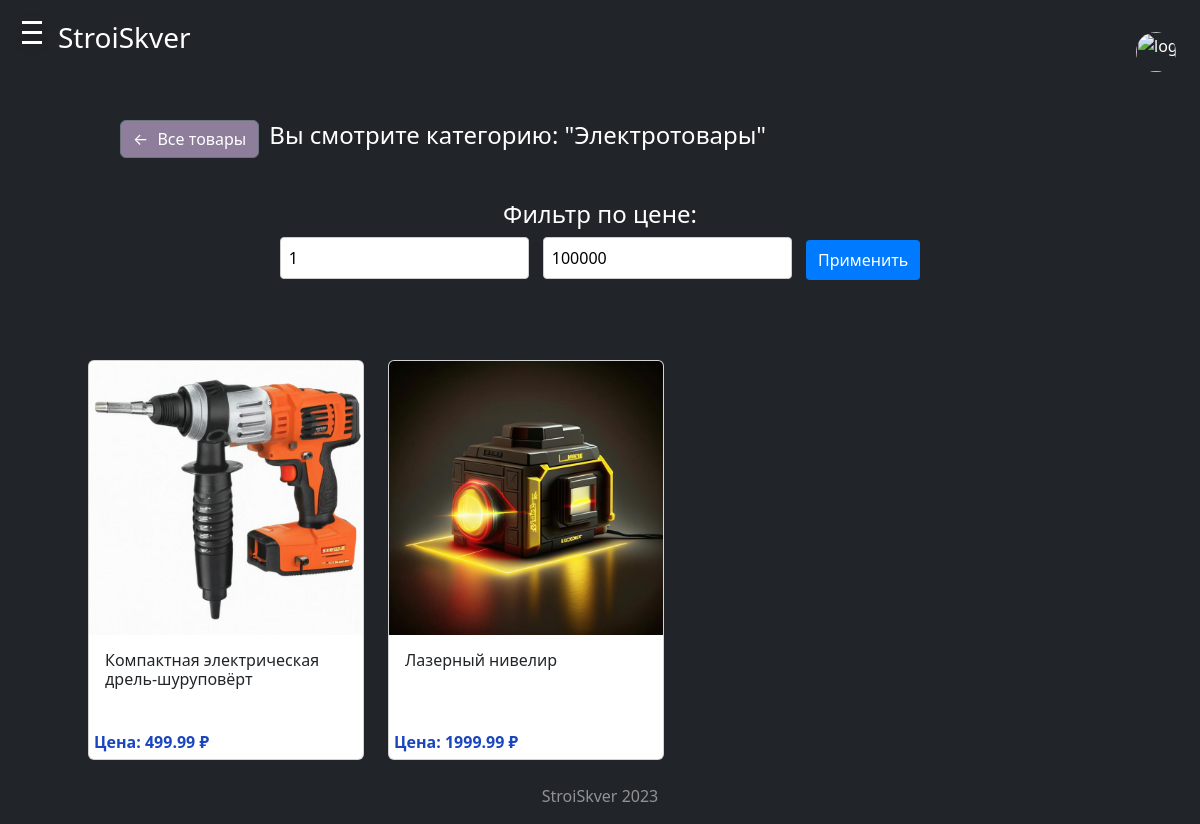
/buildingmaterials/pagematerials/electricalgoods/filter/ (signed in), run on the app's committed database.
### Buildingmaterials/models.py (models this page shows, shortened)
class Category(models.Model):
    name = models.CharField(max_length=200, db_index=True, primary_key=True)
    slug = models.SlugField(max_length=200, db_index=True, unique=True)
    class Meta:
        ordering = ('name',)
        verbose_name = 'Категория'
        verbose_name_plural = 'Категории'

class Product(models.Model):
    id = models.AutoField(primary_key=True)
    category = models.ForeignKey(Category, related_name='products', on_delete=models.CASCADE)
    name = models.CharField(max_length=200, db_index=True)
    slug = models.SlugField(max_length=200, db_index=True)
    image = models.ImageField(upload_to='images/', blank=True)
    description = models.TextField(blank=True)
    price = models.DecimalField(max_digits=10, decimal_places=2)
    class Meta:
        ordering = ('name',)
        index_together = (('id', 'slug'),)
    def get_absolute_url (self):
        return reverse ('product_detail',
                        args=[self.id, self.slug])

### Buildingmaterials/views.py (the view)
# urls.py: path('pagematerials/<slug:category_slug>/filter/', views.category_products_filter, name='category_products_filter'),
def category_products_filter(request, category_slug):
    category = get_object_or_404(Category, slug=category_slug)
    min_price = request.GET.get('min_price')
    max_price = request.GET.get('max_price')
    categories = Category.objects.all()
    products = Product.objects.filter(category=category)
    if min_price and max_price:
        products = products.filter(price__gte=min_price, price__lte=max_price)
    return render(request, 'category_products_filter.html', {'products': products, 'category': category, 'categories': categories})

### Buildingmaterials/templates/Buildingmaterials/category_products_filter.html (shortened to what this page needs)
{% extends 'Core/base.html' %}
{%block content%}
<div>
  <div class="header-container">
    <a href="{% url 'materials' %}" class="btn btn-secondary" style="background-color: #8e7e9b;">
      <span class="arrow">&larr;</span> Все товары
    </a>
    <h4 class="category-heading">Вы смотрите категорию: "{{ category.name }}"</h4>
  </div>
  <div class="filter-container" style="padding-top: 120px">
    <h4 class="filter-title">Фильтр по цене:</h4>
    <form action="{% url 'category_products_filter' category_slug=category.slug %}" method="get" class="filter-form">
      <input type="number" name="min_price" placeholder="Мин. цена" value="1" class="filter-input">
      <input type="number" name="max_price" placeholder="Макс. цена" value="100000" class="filter-input">
      <button type="submit" class="btn btn-primary filter-button">Применить</button>
    </form>
  </div>
</div>
  <div class="row custom-row" style="margin-top: 80px; margin-left: 60px;">
    {% if products %}
    {% for product in products %}
    <div style="width: 300px;" class="col-md-4 mb-4">
      <a class="none-decoration" href="{{ product.get_absolute_url }}">
        <div style="height: 400px;" class="card">
          {% if product.image %}
          <div class="card-img-container">
            <img style="width: 100%;" src="{{ product.image.url }}" class="card-img-top imageproduct" alt="{{ product.name }}">
          </div>
          {%endif%}
          <div class="card-body">
            <h6 class="card-title">{{ product.name }}</h6>
            <p class="card-text">Цена: {{ product.price }} ₽</p>
          </div>
        </div>
      </a>
    </div>
    {% endfor %}
    {% else %}
    <h1>Ничего не найдено</h1>
    {% endif %}
  </div>
{% endblock %}

### Buildingmaterials/templates/Buildingmaterials/category_products_filter.html (style rules this page uses)
.card-img-container { width: 100%; max-width: 100%; }
.custom-row { display: flex; flex-wrap: wrap; align-items: flex-start; }
.arrow { margin-right: 5px; }
.header-container { position: absolute; top: 120px; left: 120px; display: flex; align-items: center; margin-bottom: 20px; }
.category-heading { margin-left: 10px; }
.card-body { position: relative; }
.card-body p.card-text { color: #1a46bd; font-weight: bold; position: absolute; bottom: 0; left: 0; margin: 0; margin-left: 5px; margin-bottom: 5px; }
.card-body h6.card-title { margin: 0; text-align: left; }
.none-decoration { text-decoration: none; }
.filter-form { margin-bottom: 20px; }
.filter-input { padding: 8px; border: 1px solid #ccc; border-radius: 4px; margin-right: 10px; }
.filter-button { padding: 8px 12px; background-color: #007bff; color: #fff; border: none; border-radius: 4px; cursor: pointer; }

### data on the page
Category: name "Электротовары"
Product: image (picture), name "Компактная электрическая дрель-шуруповёрт", price "499.99"
Product: image (picture), name "Лазерный нивелир", price "1999.99"
